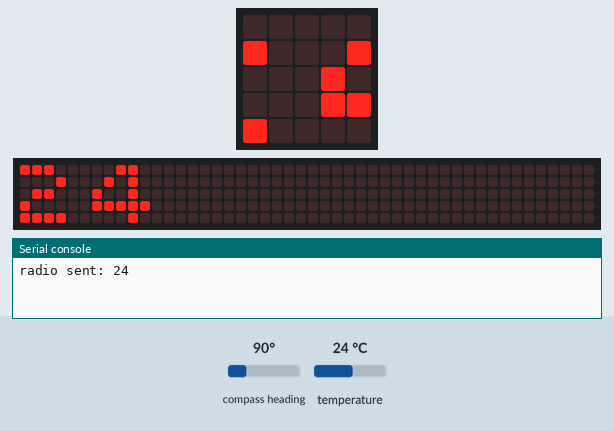
A program run on a simulated BBC micro:bit (MakeCode). Parts: the board's 5×5 LED display, a strip that is not on the board, showing the scrolling text unrolled, the last lines printed to the serial console. The test bench sets the inputs (shaded band); at power-on: temperature 24 °C, compass heading 90°. No radio messages arrive unless stated (any console line starting 'radio sent:' is added by the test bench); the 48×5 strip is a reading aid, not a part: it shows the text the display is scrolling, unrolled, one strip-width of it at a time; the compass is already calibrated.

Above: at 1.27 s.
1.3 s: temperature set to 12 °C
At 5.94 s:
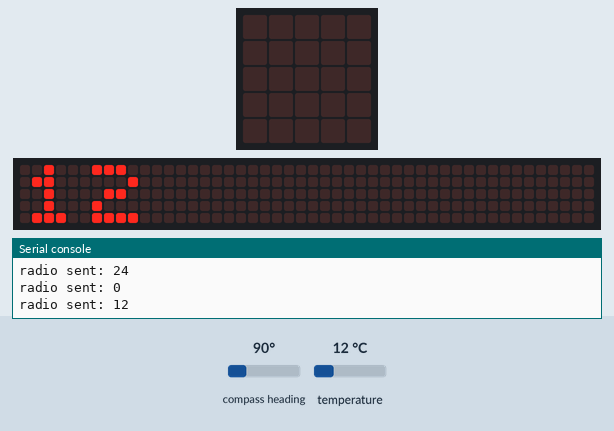
9.8 s: temperature set to 19 °C
At 12.96 s:
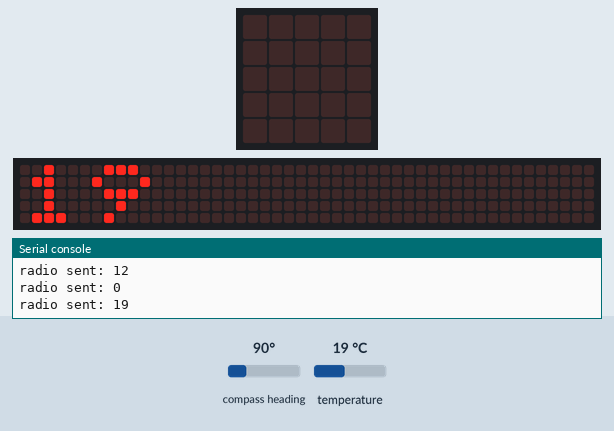
14.2 s: temperature set to 28 °C
At 19.91 s:
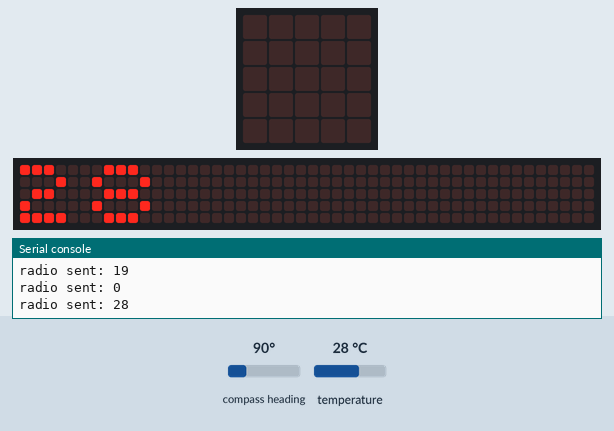

The program:

main.ts
```typescript
let bruixola = 0
basic.forever(function () {
    let temperatura = 0
    radio.setGroup(1)
    bruixola = input.compassHeading()
    bruixola = input.temperature()
    radio.sendString("" + (bruixola))
    basic.showString("" + (bruixola))
    radio.sendString("" + (temperatura))
    basic.showString("" + (temperatura))
})
```

test.ts
```typescript
// aquí va el archivo "tests"; esto no se compilará cuando este paquete se utilice como una extensión.
```

Measured:
- what the display in image 1 shows lasts 0.5 s, from 5.7 s to 6.2 s
